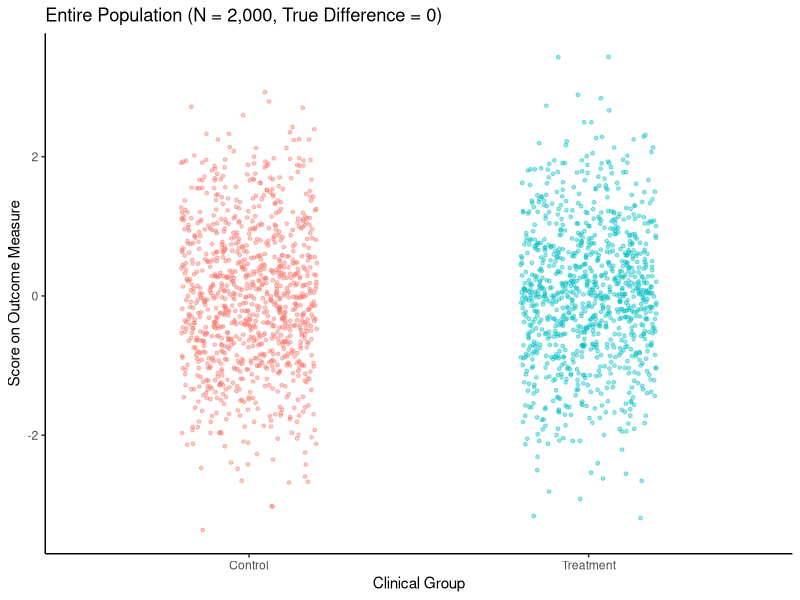
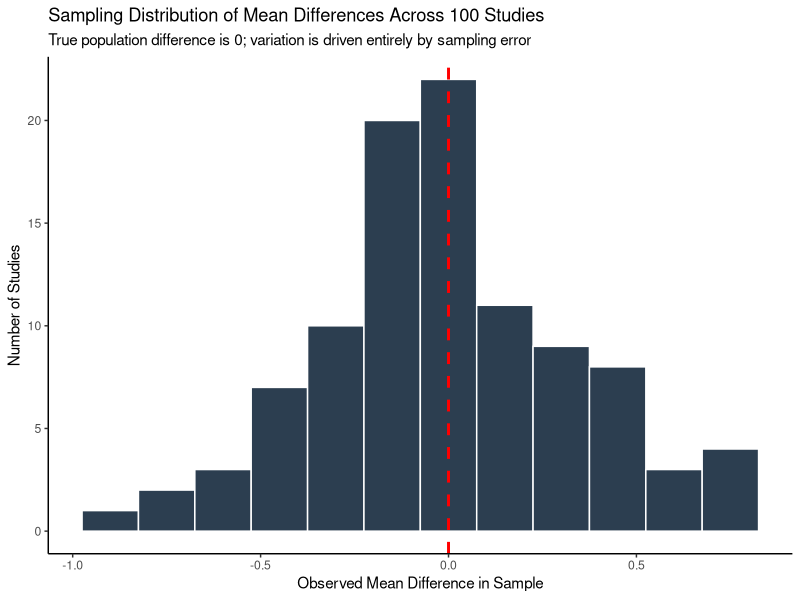
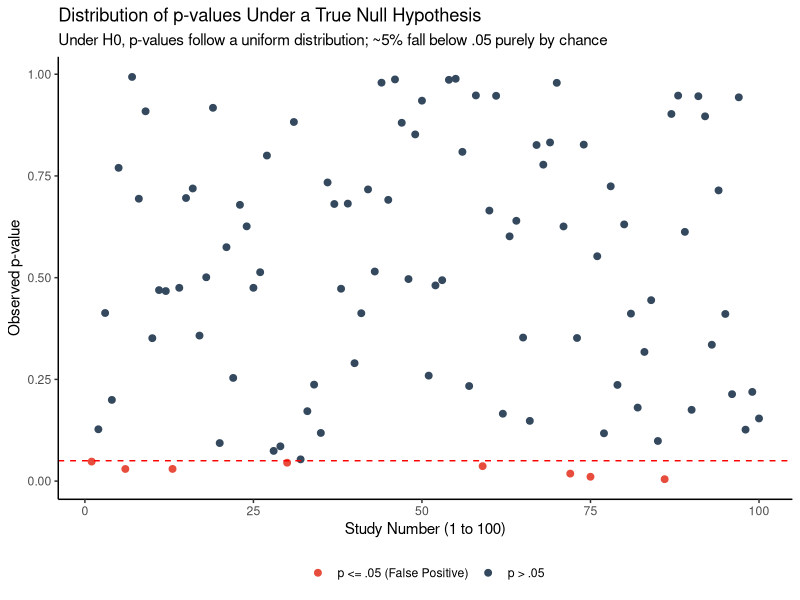
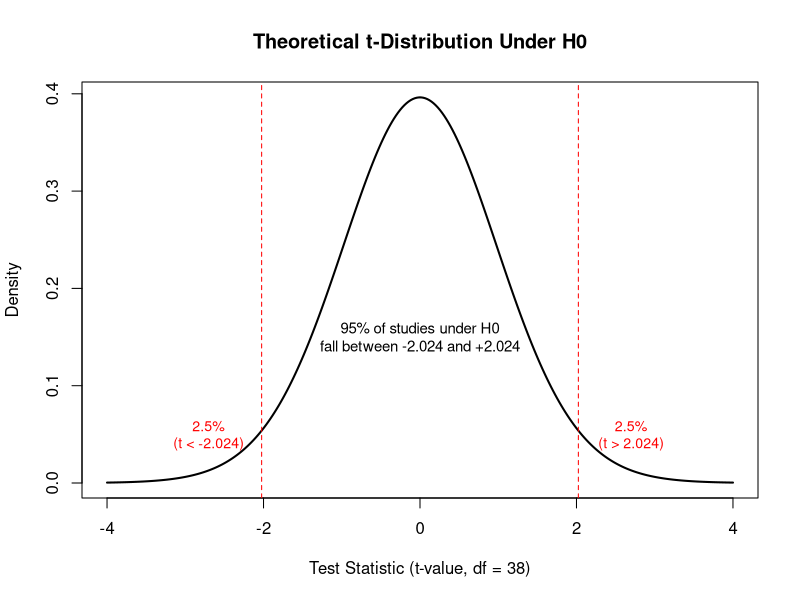

R code for these plots, in order:
## ---- chunk 1
library(ggplot2)

set.seed(1232)
n_pop <- 1000
pop_treatment <- rnorm(n_pop, mean = 0, sd = 1)
pop_control <- rnorm(n_pop, mean = 0, sd = 1)

pop_data <- data.frame(
  group = factor(rep(c("Control", "Treatment"), each = n_pop)),
  value = c(pop_control, pop_treatment)
)

ggplot(pop_data, aes(x = group, y = value, colour = group)) +
  geom_jitter(width = 0.2, alpha = 0.4, size = 1) +
  theme_classic() +
  theme(legend.position = "none") +
  labs(x = "Clinical Group", y = "Score on Outcome Measure",
       title = "Entire Population (N = 2,000, True Difference = 0)")
## ---- chunk 2
n_studies <- 100
n_sample <- 20

sim_diffs <- numeric(n_studies)
sim_pvals <- numeric(n_studies)

set.seed(1232)
for (i in 1:n_studies) {
  s_trt <- sample(pop_treatment, size = n_sample)
  s_ctrl <- sample(pop_control, size = n_sample)
  tt <- t.test(s_trt, s_ctrl, var.equal = TRUE)
  sim_diffs[i] <- mean(s_trt) - mean(s_ctrl)
  sim_pvals[i] <- tt$p.value
}

sim_df <- data.frame(study = 1:n_studies, diff = sim_diffs, p_val = sim_pvals)

ggplot(sim_df, aes(x = diff)) +
  geom_histogram(binwidth = 0.15, fill = "#2c3e50", color = "white") +
  geom_vline(aes(xintercept = 0), color = "red", linetype = "dashed", size = 1) +
  theme_classic() +
  labs(x = "Observed Mean Difference in Sample", y = "Number of Studies",
       title = "Sampling Distribution of Mean Differences Across 100 Studies",
       subtitle = "True population difference is 0; variation is driven entirely by sampling error")
## ---- chunk 3
sim_df$sig <- ifelse(sim_df$p_val <= 0.05, "p <= .05 (False Positive)", "p > .05")

ggplot(sim_df, aes(x = study, y = p_val, color = sig)) +
  geom_point(size = 2) +
  geom_hline(yintercept = 0.05, color = "red", linetype = "dashed") +
  scale_color_manual(values = c("p <= .05 (False Positive)" = "#e74c3c", "p > .05" = "#34495e")) +
  theme_classic() +
  theme(legend.position = "bottom", legend.title = element_blank()) +
  labs(x = "Study Number (1 to 100)", y = "Observed p-value",
       title = "Distribution of p-values Under a True Null Hypothesis",
       subtitle = "Under H0, p-values follow a uniform distribution; ~5% fall below .05 purely by chance")
## ---- chunk 4
x <- seq(-4, 4, length = 300)
y <- dt(x, df = 38)

plot(x, y, type = "l", lwd = 2, xlab = "Test Statistic (t-value, df = 38)", ylab = "Density",
     main = "Theoretical t-Distribution Under H0")
abline(v = c(-2.024, 2.024), lty = 2, col = "red")
text(-2.7, 0.05, "2.5%\n(t < -2.024)", cex = 0.85, col = "red")
text(2.7, 0.05, "2.5%\n(t > 2.024)", cex = 0.85, col = "red")
text(0, 0.15, "95% of studies under H0\nfall between -2.024 and +2.024", cex = 0.9)
